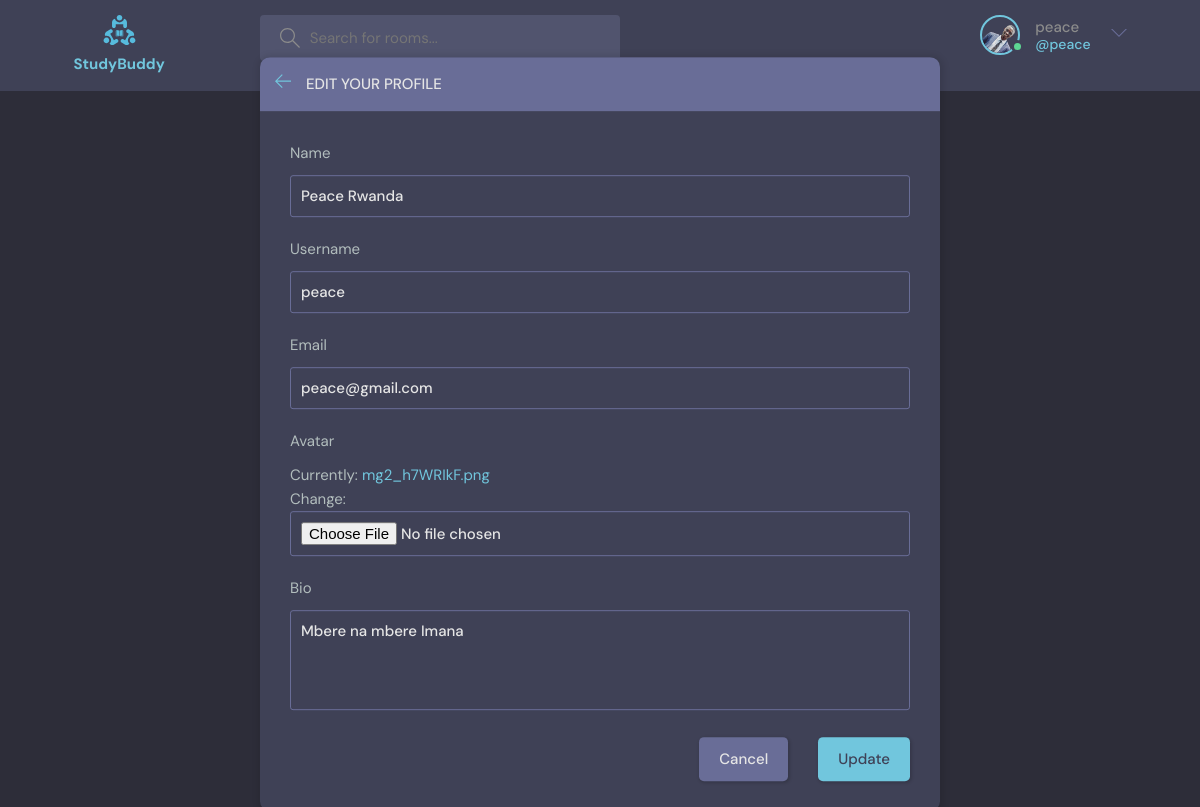
The page /update-user/ (signed in) on the database its author committed.
### base/models.py (models this page shows)
class User(AbstractUser):
    name = models.CharField(max_length=200, null=True)
    email = models.EmailField(unique=True,null=True)
    bio = models.TextField(null=True)
    avatar = models.ImageField(null=True, default="avatar.svg")
    USERNAME_FIELD = 'email'
    REQUIRED_FIELDS = []

### base/views.py (the view)
# urls.py: path('update-user/', views.updateUser, name="update-user"),
@login_required(login_url='login')
def updateUser(request):
    user = request.user
    form = UserForm(instance= user)
    if request.method == 'POST':
        form = UserForm(request.POST, request.FILES, instance=user)
        if form.is_valid():
            form.save()
            return redirect('user-profile', pk=user.id)
    context = {'form': form}
    return render(request, 'base/update-user.html', context)

### base/forms.py
class UserForm(ModelForm):
    class Meta:
        model = User
        fields = ['name', 'username', 'email','avatar', 'bio']

### base/templates/base/update-user.html (shortened to what this page needs)
{% extends 'main.html' %}
{% block content %}
    <main class="update-account layout">
        <div class="container">
            <div class="layout__box">
                <div class="layout__boxHeader">
                    <div class="layout__boxTitle">
                        <a href="{% url 'home' %}">
                            <svg version="1.1" xmlns="http://www.w3.org/2000/svg" width="32" height="32"
                                viewBox="0 0 32 32">
                                <title>Back</title>
                                <path
                                    d="M13.723 2.286l-13.723 13.714 13.719 13.714 1.616-1.611-10.96-10.96h27.625v-2.286h-27.625l10.965-10.965-1.616-1.607z">
                                </path>
                            </svg>
                        </a>
                        <h3>Edit your profile</h3>
                    </div>
                </div>
                <div class="layout__body">
                    <form class="form" action="" method="POST" enctype="multipart/form-data">
                      {% for field in form %}
                        <div class="form__group">
                            <label for="profile_pic">{{field.label}}</label>
                            {{field}}
                        </div>
                      {% endfor %}
                        <div class="form__action">
                            <a class="btn btn--dark" href="index.html">Cancel</a>
                            <button class="btn btn--main" type="submit">Update</button>
                        </div>
                    </form>
                </div>
            </div>
        </div>
    </main>
 {% endblock %}

### templates/navbar.html (shortened to what this page needs)
{% load static %}
<header class="header header--loggedIn">
    <div class="container">
      <a href="{% url 'home' %}">
        <img src="{% static 'images/logo.svg' %}" width="30px" height="30px"/>
        <h1>StudyBuddy</h1>
      </a>
      <form method="get" class="header__search" action="{% url 'home' %}">
        <label>
          <input name="q" placeholder="Search for rooms..." />
        </label>
      </form>
      <nav class="header__menu">
        {% if request.user.is_authenticated %}
        <div class="header__user">
          <a href="{% url 'update-user' %}">
            <div class="avatar avatar--medium active">
              <img src="{{request.user.avatar.url}}" />
            </div>
            <p>{{request.user.username}}<span>@{{request.user.username}}</span></p>
          </a>
          <button class="dropdown-button">
            <svg version="1.1" xmlns="http://www.w3.org/2000/svg" width="32" height="32" viewBox="0 0 32 32">
              <title>chevron-down</title>
              <path d="M16 21l-13-13h-3l16 16 16-16h-3l-13 13z"></path>
            </svg>
          </button>
        </div>
        {% else %}
        <a href="{% url 'login' %}">
          <img src="{% static 'images/avatar.svg' %}" />
          <p>Login</p>
        </a>
        {% endif %}
      </nav>
    </div>
  </header>

### static/styles/style.css (style rules this page uses)
:root { --color-main: #71c6dd; --color-main-light: #e1f6fb; --color-dark: #3f4156; --color-dark-medium: #51546e; --color-dark-light: #696d97; --color-light: #e5e5e5; --color-gray: #8b8b8b; --color-light-gray: #b2bdbd; --color-bg: #2d2d39; --color-success: #5dd693; --color-error: #fc4b0b; }
* { font-family: "DM Sans", -apple-system, BlinkMacSystemFont, "Segoe UI", Roboto, Oxygen, Ubuntu, Cantarell, "Open Sans", "Helvetica Neue", sans-serif; margin: 0; padding: 0; box-sizing: border-box; text-rendering: optimizeLegibility; font-size: inherit; }
html { font-size: 56.25%; }
@media only screen and (min-width: 1200px) { html { font-size: 62.5%; } }
body { line-height: 1.6; font-weight: 400; font-size: 1.5rem; color: var(--color-light-gray); background-color: var(--color-bg); min-height: 100vh; }
img { width: 100%; }
a { display: inline-block; color: var(--color-main); text-decoration: none; }
.container { max-width: 120rem; width: 90%; margin: auto; }
.btn { background-color: transparent; border: none; display: inline-flex; align-items: center; gap: 1rem; cursor: pointer; transition: all ease-in-out 0.3s; padding: 1rem 2rem; border-radius: 5px; box-shadow: 1px 1px 3px 1px rgba(0, 0, 0, 0.15); font-weight: 500; }
.btn--main { background-color: var(--color-main); color: var(--color-dark); }
.btn--dark { background-color: var(--color-dark-light); color: var(--color-light); }
.avatar { position: relative; display: inline-block; border-radius: 50%; border: 2px solid var(--color-main); }
.avatar img { display: block; border-radius: 50%; object-fit: cover; object-position: center; }
.avatar::after { content: ""; display: block; position: absolute; background-color: var(--color-gray); z-index: 111; border-radius: 50%; border: 0.3rem solid var(--color-dark); }
.avatar.active::after { background-color: var(--color-success); }
.avatar.avatar--medium img { width: 3.6rem; height: 3.6rem; border-radius: 50%; }
.avatar.avatar--medium:after { width: 0.7rem; height: 0.7rem; bottom: 0px; right: -6px; }
.header { padding: 1.5rem; background-color: var(--color-dark); }
.header > .container { display: flex; gap: 9.5rem; }
.header__logo, .header__user { display: flex; gap: 2rem; align-items: center; }
.header__search > label { background-color: var(--color-dark-medium); padding: 1.3rem 1rem; display: flex; align-items: center; gap: 1rem; border-radius: 4px; }
.header__search svg { fill: var(--color-gray); width: 2rem; height: 2rem; margin-left: 1rem; }
.header__search input { width: 30rem; background: transparent; border: none; outline: none; color: var(--color-light); }
.header__menu { margin-left: auto; position: relative; }
.header__menu a { display: flex; gap: 1.5rem; align-items: center; font-weight: 500; text-decoration: none; color: var(--color-gray); }
.header__menu img { height: 3.6rem; }
.header__menu p { line-height: 1.2; }
.header__menu span { color: var(--color-main); font-weight: 500; font-size: 1.4rem; display: block; }
.header__menu svg { width: 1.6rem; height: 1.6rem; fill: var(--color-dark-light); }
.dropdown-button { background: transparent; border: 0; outline: 0; cursor: pointer; }
.layout { margin-top: 2.4rem; }
.layout > .container { display: flex; justify-content: space-between; align-items: flex-start; }
.layout__box { width: 90%; max-width: 48rem; min-height: 40rem; position: absolute; top: 50%; left: 50%; transform: translate(-50%, -46%); background-color: var(--color-dark); border-radius: 1rem; box-shadow: 1px 1px 6px 3px rgba(0, 0, 0, 0.1); overflow: hidden; }
.layout__boxHeader { display: flex; padding: 1.5rem; background-color: var(--color-dark-light); }
.layout__boxTitle { display: flex; gap: 1.5rem; align-items: center; }
.layout__boxTitle h3 { text-transform: uppercase; font-weight: 500; color: var(--color-light); }
.layout__boxTitle svg { width: 1.6rem; height: 1.6rem; fill: var(--color-main); }
.layout__body { margin: 3rem; }
.form__group { margin-bottom: 2rem; width: 100%; }
.form__group label { display: block; font-size: 1.5rem; margin-bottom: 1rem; }
.form__group input, .form__group textarea, .form__group select { background: transparent; border: 1px solid var(--color-dark-light); padding: 1rem; border-radius: 3px; width: 100%; color: var(--color-light); font-weight: 500; outline: none; }
.form__group textarea { background: transparent; height: 10rem; resize: none; }
.form__action { display: flex; justify-content: flex-end; gap: 3rem; }
.update-account.layout .layout__box { max-width: 68rem; }

### rows shown on the page
User: user.avatar (picture), user.username "peace", form "Peace Rwanda" "peace" "peace@gmail.com" "Mbere na mbere Imana"

### other values the page prints
{{ field.label }} "Name" "Username" "Email" "Avatar" "Bio"
